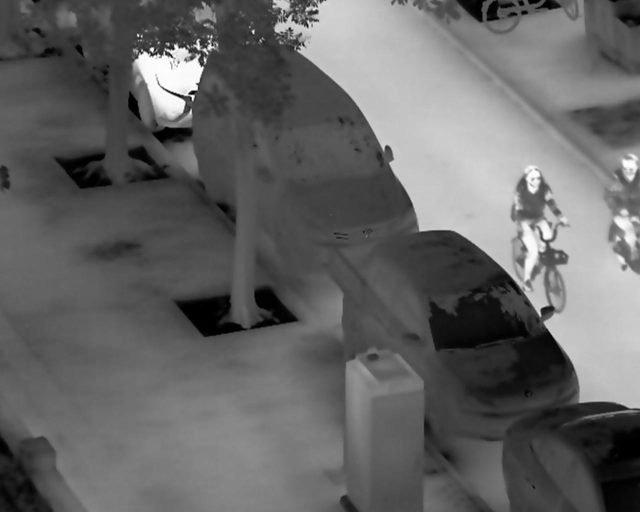
#> input picture dataset/images/test.jpg, 1280 x 1024 px (shown at 1/2 size)
$ python -i evaluate.py   (imports and definitions only)
#> lines starting #> are read from the running program, lines starting #| are printed output that depends on the picture; after the words box and inside, x2 and y2 are one past the last pixel; in counts of white or black regions, pixels touching at a corner belong together
#> further down, picture is the input picture: shape (1024, 1280); min 0, max 255, mean 101.1

from pathlib import Path
import time
import cv2
import numpy as np

ROOT = Path(__file__).resolve().parents[1]
TEST_IMAGES = ROOT / "dataset" / "images" / "thermal dataset" / "test" / "images"
TEST_LABELS = ROOT / "dataset" / "images" / "thermal dataset" / "test" / "labels"

IOU_THRESHOLD = 0.50


# [25 lines left out: function load_ground_truth, not called in this run]


def detect_candidates(gray, threshold=180):
#> called with threshold = 180
    _, mask = cv2.threshold(
        gray, threshold, 255, cv2.THRESH_BINARY
    )
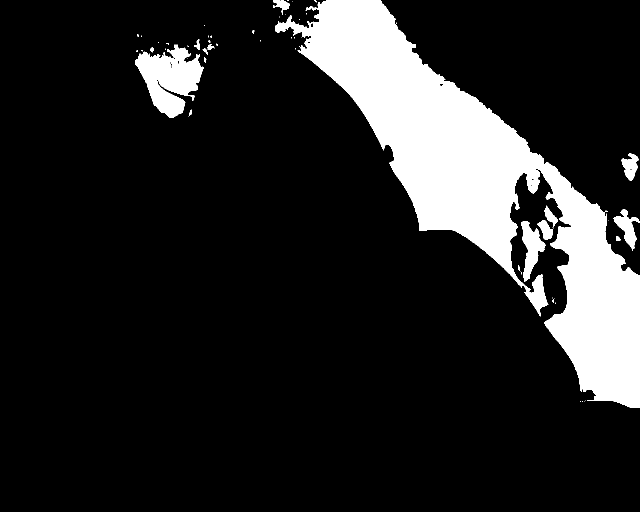
#> mask: shape (1024, 1280) (shown at 1/2 size); 14.3% white; 54 white regions (37 under 20 px), largest, box (x1, y1, x2, y2) and area: (550, 0, 1280, 816) 169054, (270, 89, 407, 235) 11137, (1042, 443, 1091, 563) 2792

    kernel = np.ones((3, 3), np.uint8)
    mask = cv2.morphologyEx(
        mask, cv2.MORPH_OPEN, kernel
    )
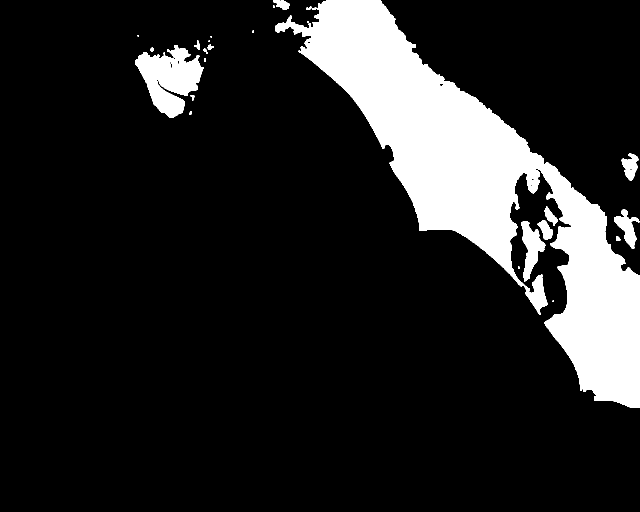
#> mask: shape (1024, 1280) (shown at 1/2 size); 14.3% white; 27 white regions (9 under 20 px), largest, box (x1, y1, x2, y2) and area: (550, 0, 1280, 816) 168754, (270, 90, 407, 235) 10997, (1043, 443, 1091, 563) 2786
    mask = cv2.morphologyEx(
        mask, cv2.MORPH_CLOSE, kernel
    )
#> mask: shape (1024, 1280); 14.3% white; 22 white regions (6 under 20 px)

    contours, _ = cv2.findContours(
        mask, cv2.RETR_EXTERNAL, cv2.CHAIN_APPROX_SIMPLE
    )
#> contours = 22 contours, 7 with area under 20; largest, box (x1, y1, x2, y2) and area: (550, 0, 1280, 816) 167181, (270, 90, 407, 235) 10845, (1043, 443, 1091, 563) 2646, (1228, 419, 1280, 498) 1606, (1243, 307, 1277, 361) 1024

    predictions = []

    for contour in contours:
        x, y, w, h = cv2.boundingRect(contour)
        area = cv2.contourArea(contour)
        ratio = h / max(w, 1)

        if (
            area >= 600
            and h > 40
            and w > 15
            and 1.0 <= ratio <= 4.5
        ):
            predictions.append([x, y, x + w, y + h])
#> this loop made 22 passes
#> (x, y, w, h, area, ratio) on passes 3, 4, 5, 6, 7, 8, 9, 10, 12, 13, 14, 15: (1232, 472, 9, 9, 50, 1), (1043, 443, 48, 120, 2646.5, 2.5), (1075, 441, 30, 38, 622, 1.27), (1228, 419, 52, 79, 1605.5, 1.52), (1089, 413, 27, 39, 421.5, 1.44), (1243, 307, 34, 54, 1024.5, 1.59), (378, 222, 5, 8, 20.5, 1.6), (381, 190, 8, 11, 39.5, 1.38), (406, 97, 10, 11, 33, 1.1), (300, 95, 8, 9, 38.5, 1.12), (270, 90, 137, 145, 10845, 1.06), (415, 89, 13, 11, 61.5, 0.846)
#> after the loop, predictions = [[1043, 443, 1091, 563], [1228, 419, 1280, 498], [1243, 307, 1277, 361], [270, 90, 407, 235], [550, 0, 1280, 816]]

    return predictions

# [97 lines left out: functions calculate_iou, evaluate_method, not called in this run]


# [60 lines not run here, left out]

>>> import cv2
>>> picture = cv2.imread('../dataset/images/test.jpg', cv2.IMREAD_GRAYSCALE)
>>> result = detect_candidates(picture)
#> result has the same summary as predictions in detect_candidates

$ run again, on dataset/images/thermal dataset/train/images/010251.jpg
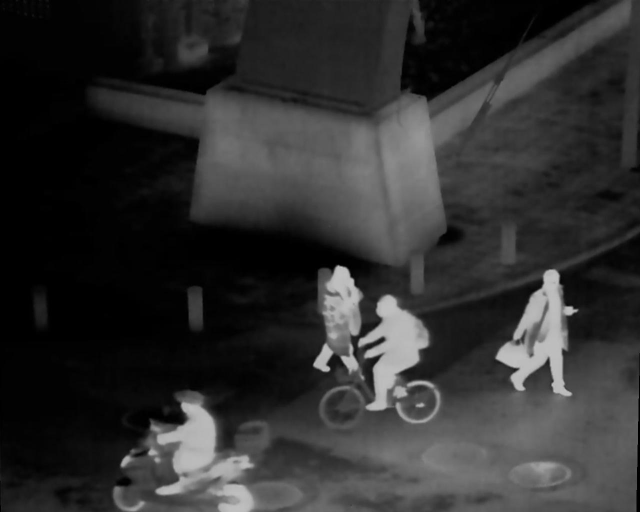
#> input picture dataset/images/thermal dataset/train/images/010251.jpg, 1280 x 1024 px (shown at 1/2 size)
#> picture is the input picture: shape (1024, 1280); min 0, max 200, mean 47.1
#> in detect_candidates, `_, mask = cv2.threshold( gray, threshold, 255, cv2.THRESH_BINARY )`:
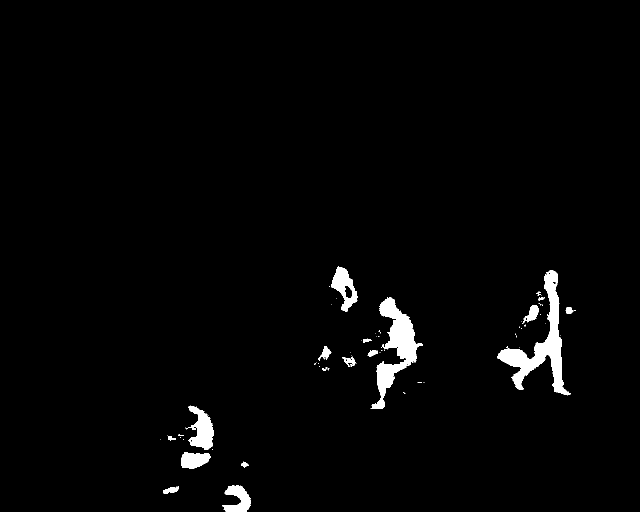
#> mask: shape (1024, 1280) (shown at 1/2 size); 2.1% white; 73 white regions (53 under 20 px), largest, box (x1, y1, x2, y2) and area: (995, 541, 1142, 791) 9024, (741, 594, 846, 818) 7669, (371, 811, 427, 899) 2632
#> in detect_candidates, `mask = cv2.morphologyEx( mask, cv2.MORPH_OPEN, kernel )`:
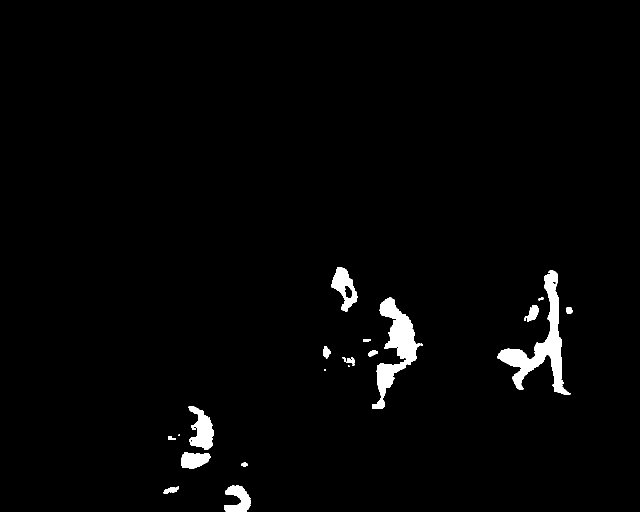
#> mask: shape (1024, 1280) (shown at 1/2 size); 2% white; 24 white regions (6 under 20 px), largest, box (x1, y1, x2, y2) and area: (995, 541, 1141, 790) 8937, (744, 595, 839, 818) 7553, (377, 812, 427, 899) 2578
#> contours = 19 contours, 3 with area under 20; largest, box (x1, y1, x2, y2) and area: (995, 541, 1141, 790) 8544, (744, 595, 845, 818) 7252, (377, 812, 427, 899) 2469, (662, 534, 715, 623) 2377, (448, 971, 501, 1024) 1655
#> the loop in detect_candidates, `for contour in contours:` made 19 passes
#> (x, y, w, h, area, ratio) on passes 1, 2, 3, 4, 5, 7, 10, 11: (327, 973, 31, 14, 220.5, 0.452), (448, 971, 53, 53, 1655, 1), (482, 925, 13, 9, 72, 0.692), (362, 904, 59, 33, 1384.5, 0.559), (336, 872, 16, 8, 65.5, 0.5), (377, 812, 50, 87, 2469, 1.74), (685, 714, 24, 18, 179, 0.75), (737, 700, 19, 13, 140.5, 0.684)
#> after the loop in detect_candidates, `for contour in contours:`: predictions = [[448, 971, 501, 1024], [377, 812, 427, 899], [744, 595, 845, 818], [995, 541, 1141, 790], [662, 534, 715, 623]]
#> result has the same summary as predictions in detect_candidates

$ run again, on dataset/images/thermal dataset/train/images/010433.jpg
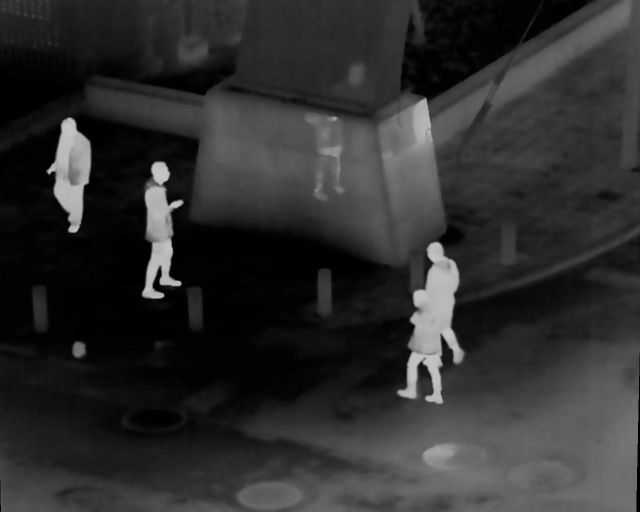
#> input picture dataset/images/thermal dataset/train/images/010433.jpg, 1280 x 1024 px (shown at 1/2 size)
#> picture is the input picture: shape (1024, 1280); min 0, max 203, mean 45.9
#> in detect_candidates, `_, mask = cv2.threshold( gray, threshold, 255, cv2.THRESH_BINARY )`:
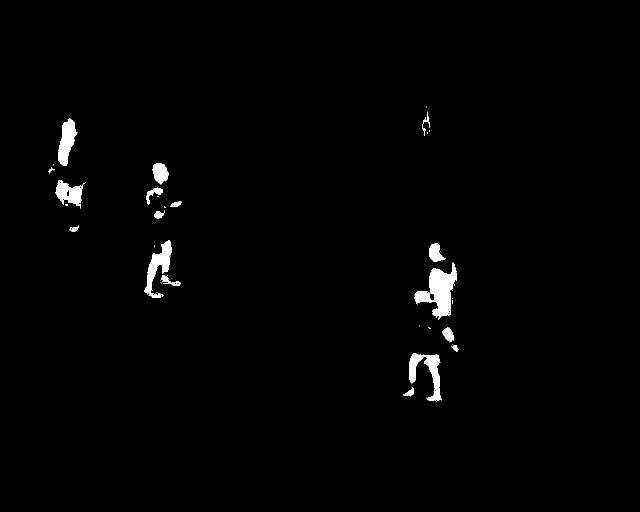
#> mask: shape (1024, 1280) (shown at 1/2 size); 1.3% white; 50 white regions (32 under 20 px), largest, box (x1, y1, x2, y2) and area: (829, 525, 914, 640) 4355, (818, 706, 883, 802) 2509, (288, 480, 344, 596) 2302
#> in detect_candidates, `mask = cv2.morphologyEx( mask, cv2.MORPH_OPEN, kernel )`:
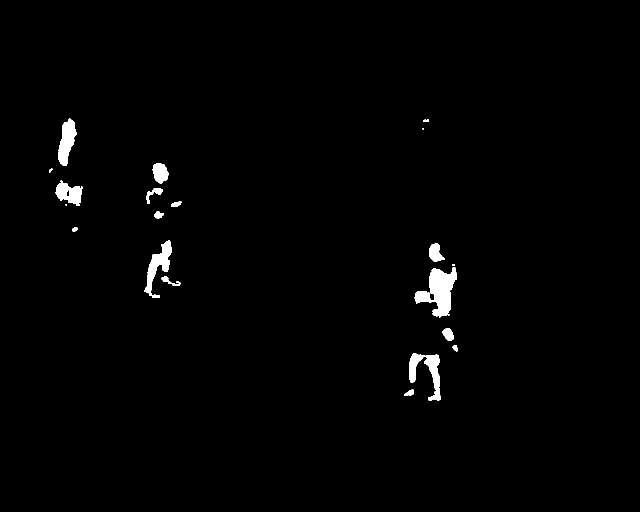
#> mask: shape (1024, 1280) (shown at 1/2 size); 1.2% white; 22 white regions (3 under 20 px), largest, box (x1, y1, x2, y2) and area: (829, 535, 914, 635) 4255, (288, 480, 344, 596) 2231, (116, 237, 154, 331) 2063
#> contours = 20 contours, 3 with area under 20; largest, box (x1, y1, x2, y2) and area: (829, 535, 914, 635) 4198, (818, 706, 882, 802) 2294, (288, 480, 344, 596) 2070, (116, 237, 154, 331) 1962, (111, 361, 165, 411) 1564
#> the loop in detect_candidates, `for contour in contours:` made 20 passes
#> (x, y, w, h, area, ratio) on passes 1, 2, 3, 4, 5, 6, 8, 9: (808, 779, 19, 12, 121.5, 0.632), (818, 706, 64, 96, 2294.5, 1.5), (905, 690, 11, 13, 79, 1.18), (885, 656, 22, 26, 372, 1.18), (323, 552, 38, 19, 206.5, 0.5), (829, 535, 85, 100, 4198, 1.18), (858, 487, 32, 37, 690.5, 1.16), (288, 480, 56, 116, 2069.5, 2.07)
#> after the loop in detect_candidates, `for contour in contours:`: predictions = [[818, 706, 882, 802], [829, 535, 914, 635], [288, 480, 344, 596], [305, 326, 337, 368], [116, 237, 154, 331]]
#> result has the same summary as predictions in detect_candidates
